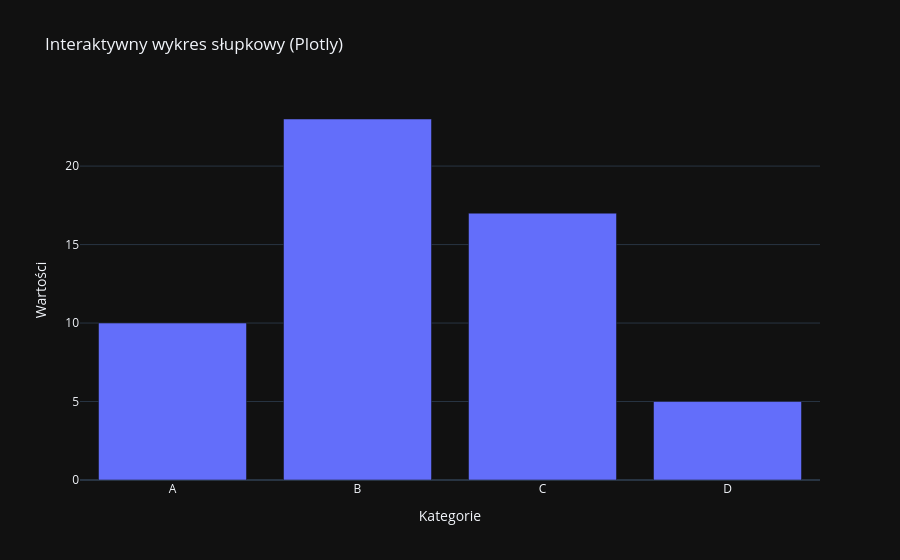

Notebook code for this chart:
### Code cell
fig = px.bar(
    x=kategoria,
    y=wartosci,
    labels={"x": "Kategorie", "y": "Wartości"},
    title="Interaktywny wykres słupkowy (Plotly)"
)
fig.show()

### Figure 1 — Plotly figure (JSON) as saved in the notebook; plotly's stock layout.template omitted (floating-point values rounded to 4 significant figures)
{"data": [{"hovertemplate": "Kategorie=%{x}<br>Wartości=%{y}<extra></extra>", "legendgroup": "", "marker": {"color": "#636efa", "pattern": {"shape": ""}}, "name": "", "orientation": "v", "showlegend": false, "textposition": "auto", "x": ["A", "B", "C", "D"], "xaxis": "x", "y": [10, 23, 17, 5], "yaxis": "y", "type": "bar"}], "layout": {"xaxis": {"anchor": "y", "domain": [0.0, 1.0], "title": {"text": "Kategorie"}}, "yaxis": {"anchor": "x", "domain": [0.0, 1.0], "title": {"text": "Wartości"}}, "legend": {"tracegroupgap": 0}, "title": {"text": "Interaktywny wykres słupkowy (Plotly)"}, "barmode": "relative"}}
